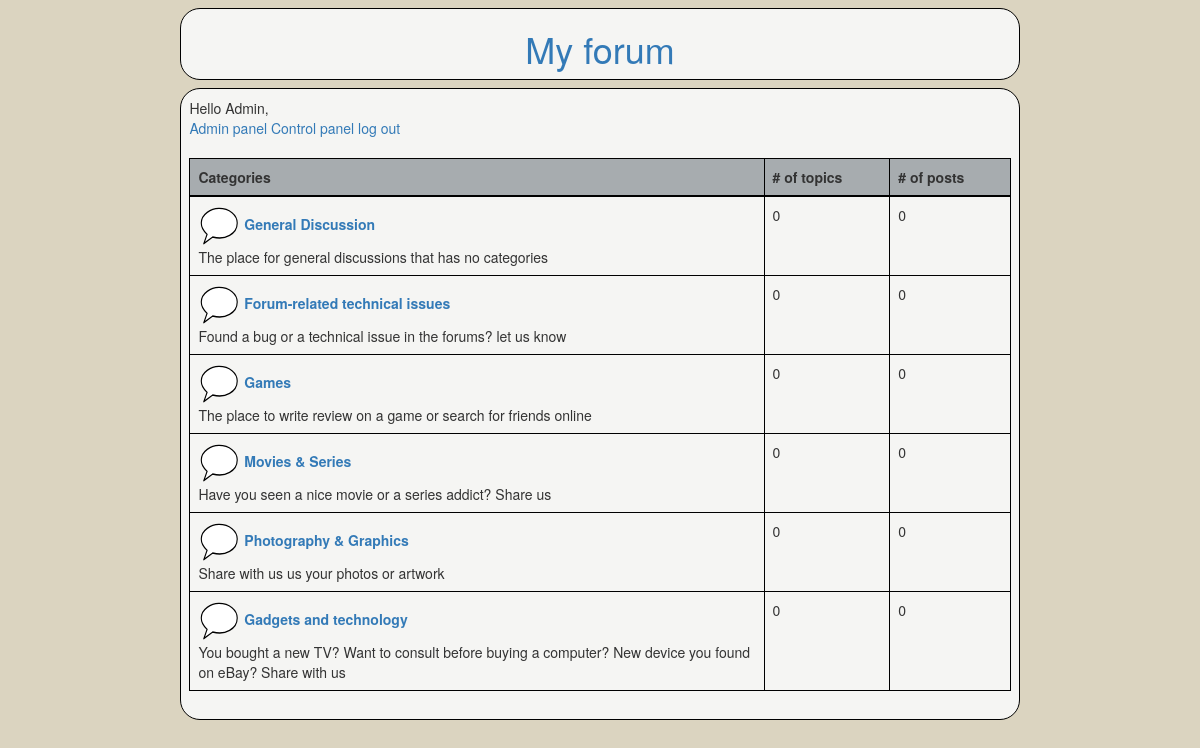
/index.php (signed in), run on the app's committed database.
### tables this page shows
CREATE TABLE `categories` (
  `cat_id` int(8) NOT NULL,
  `cat_name` varchar(255) NOT NULL,
  `cat_description` varchar(255) NOT NULL,
  `cat_visible` tinyint(1) NOT NULL DEFAULT '1'
);

### dbmanager.php (called while the page is built, shortened)
<?php
class DBConnection {
    protected static $server = 'localhost';
    protected static $user = 'root';
    protected static $password = '';
    protected static $connectionString;
    public static function getServer() {
        return self::$server;
    }
    public static function getUser() {
        return self::$user;
    }
    public static function getPassword() {
        return self::$password;
    }
    public static function getDBConnection() {
        if (!self::$connectionString) {
            self::$connectionString = mysqli_connect(self::getServer(), self::getUser(), self::getPassword());
        }
        return self::$connectionString;
    }
    public static function _executeSelectQuery($sql) {
        $result = mysqli_query(self::$connectionString, $sql);
        $numResults = mysqli_num_rows($result);
        if ($numResults == 0) {
            return false;
        } else {
            return $result;
        }
    }
}
?>

### utils.php (the view, shortened to what this page needs)
<?php
include_once 'dbmanager.php';
class Utils {
    public static function getCategories() {
        $res = DBConnection::_executeSelectQuery("SELECT * FROM categories WHERE cat_visible = 1");
        if ($res === false) {
            $res = array();
            $res['status'] = 'Error';
            $res['message'] = self::CATEGORIES_NOT_FOUND;
            return $res;
        } else {
            $response = '<table class="table table-bordered"><thead><tr style="background-color:#a7acaf;"><th style = "width:70%;">Categories</th><th># of topics</th><th># of posts</th></tr></thead><tbody>';
            while ($row = mysqli_fetch_array($res)) {
                $num_of_topics = self::_getNumberOfTopics($row['cat_id']);
                $num_of_posts = self::_getNumberOfPostsByCategory($row['cat_id']);
                $response = $response . '<tr><td><img src="assets/Speech_balloon.svg" alt="Smiley face" height="42" width="42"><a href="forum_display.php?id=' . $row['cat_id'] . '"><strong> ' . $row['cat_name'] . '</strong></a><br>' . $row['cat_description'] . '</td>
                    <td>' . $num_of_topics . '</td>
                    <td>' . $num_of_posts . '</td>
                  </tr>';
            }
            $response = $response . '</tbody></table>';
            return $response;
        }
    }
    private static function _getNumberOfTopics($cat_id) {
        $res = DBConnection::_executeSelectQuery("SELECT * FROM topics WHERE topic_cat = '" . $cat_id . "'");
        if ($res === false) {
            return 0;
        } else {
            return mysqli_num_rows($res);
        }
    }
    private static function _getNumberOfPostsByCategory($cat_id) {
        $res = DBConnection::_executeSelectQuery("SELECT * FROM posts, topics WHERE post_topic = topic_id and topic_cat = '" . $cat_id . "'");
        if ($res === false) {
            return 0;
        } else {
            return mysqli_num_rows($res);
        }
    }
}
?>

### style.css (style rules this page uses)
table, th, td { border-color: black !important; }

### data on the page
categories: cat_name "General Discussion", cat_description "The place for general discussions that has no categories"
categories: cat_name "Forum-related technical issues", cat_description "Found a bug or a technical issue in the forums? let us know"
categories: cat_name "Games", cat_description "The place to write review on a game or search for friends online"
categories: cat_name "Movies & Series", cat_description "Have you seen a nice movie or a series addict? Share us"
categories: cat_name "Photography & Graphics", cat_description "Share with us us your photos or artwork"
categories: cat_name "Gadgets and technology", cat_description "You bought a new TV? Want to consult before buying a computer? New device you found on eBay? Share with us"

### other printed values
$_SESSION["logged"] "Admin"
$num_of_topics "0 0 0 0 0 0"
$num_of_posts "0 0 0 0 0 0"
